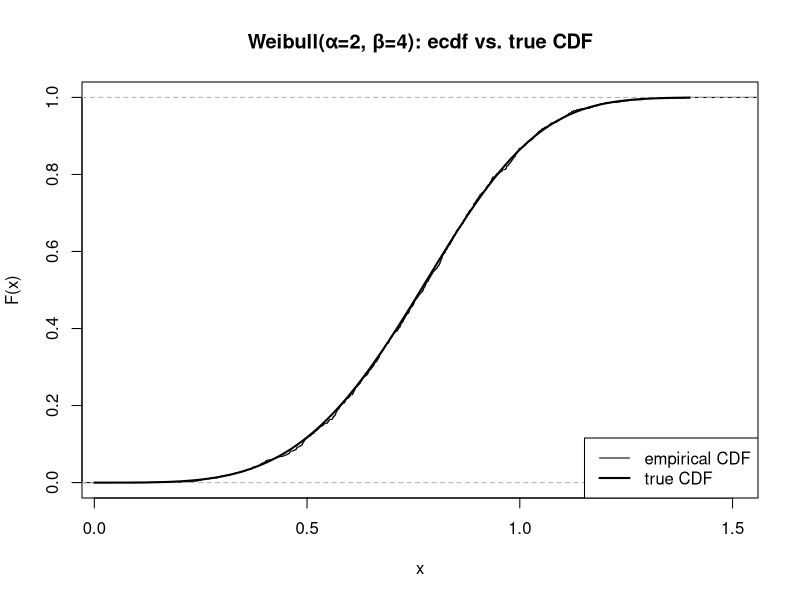
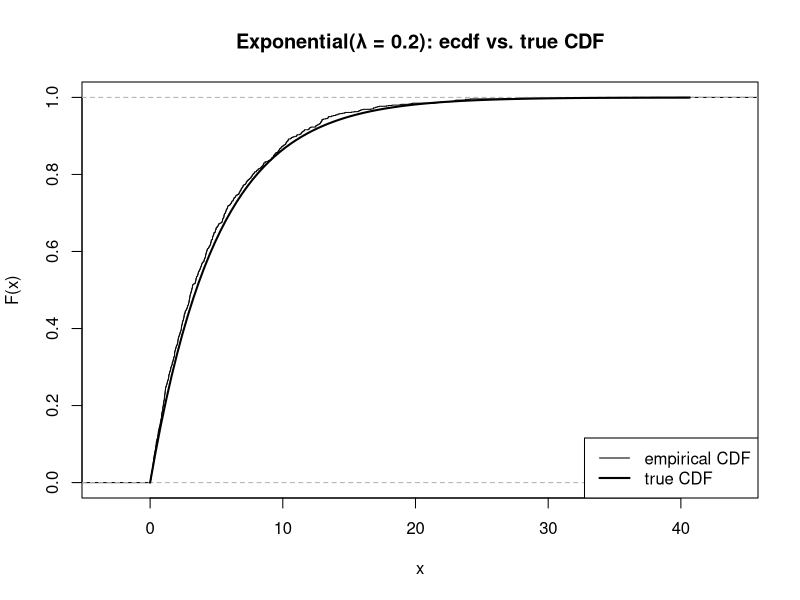

Reproduce these figures in R, in order.
set.seed(123)
M     <- 1000
alpha <- 2
beta  <- 4

rweibull_inv <- function(n, alpha, beta) {
  U <- runif(n) # Suggested as Hint
  (-log(U) / alpha)^(1 / beta)
}

x  <- rweibull_inv(M, alpha, beta)
F  <- function(t) 1 - exp(-alpha * t^beta)        # true CDF

plot(ecdf(x), do.points = FALSE, main = "Weibull(α=2, β=4): ecdf vs. true CDF",
     xlab = "x", ylab = "F(x)")
curve(F, from = 0, to = max(x), add = TRUE, lwd = 2)
legend("bottomright", legend = c("empirical CDF", "true CDF"),
       lty = c(1,1), lwd = c(1,2), col = c("black","black"))

set.seed(456)
M     <- 1000
lambda <- 0.2

x_exp <- rweibull_inv(M, alpha = lambda, beta = 1)
Fexp  <- function(t) 1 - exp(-lambda * t)

plot(ecdf(x_exp), do.points = FALSE,
     main = "Exponential(λ = 0.2): ecdf vs. true CDF",
     xlab = "x", ylab = "F(x)")
curve(Fexp, from = 0, to = max(x_exp), add = TRUE, lwd = 2)
legend("bottomright", legend = c("empirical CDF", "true CDF"),
       lty = c(1,1), lwd = c(1,2), col = c("black","black"))
